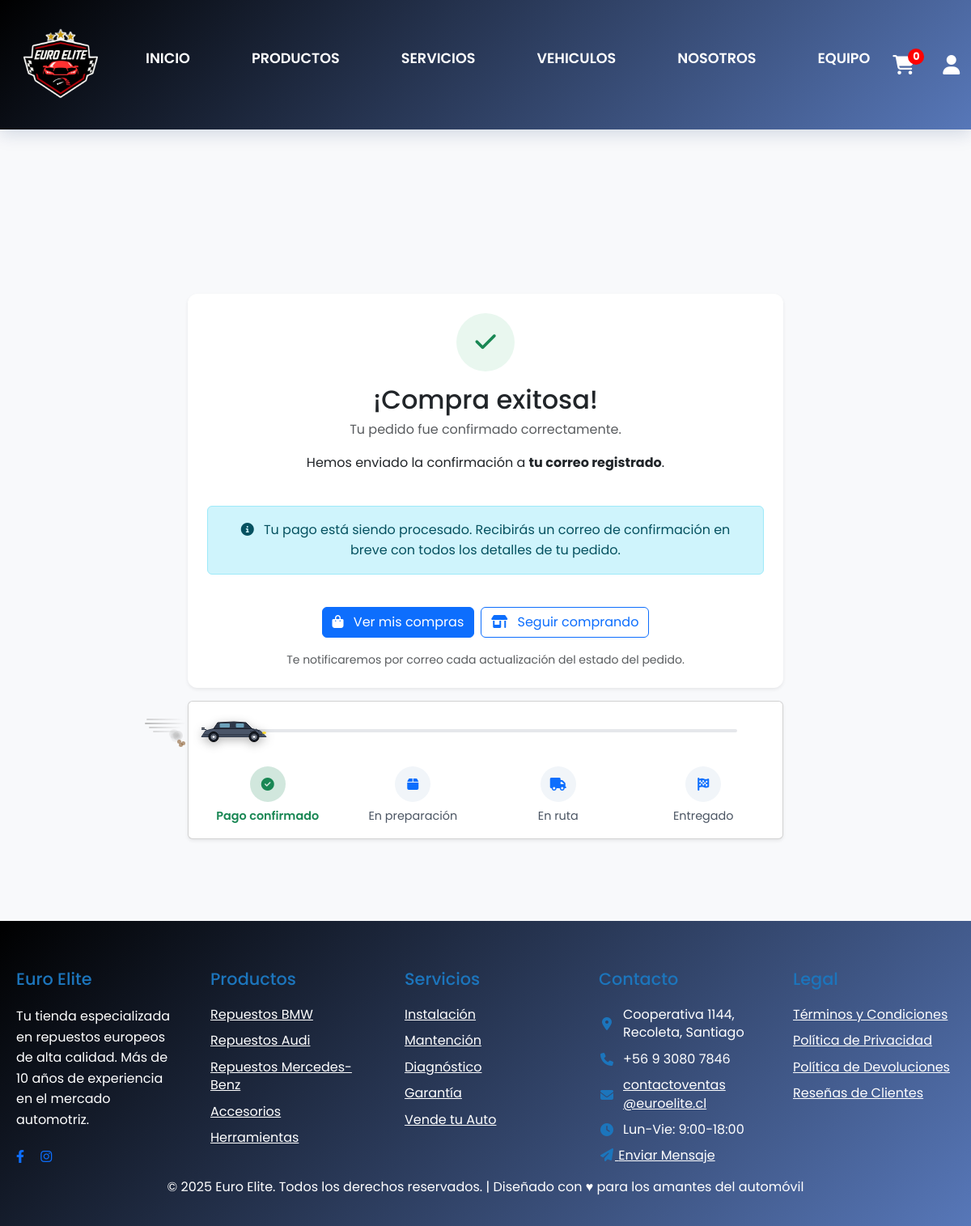
The app's page /compra_exitosa/36/, older data.
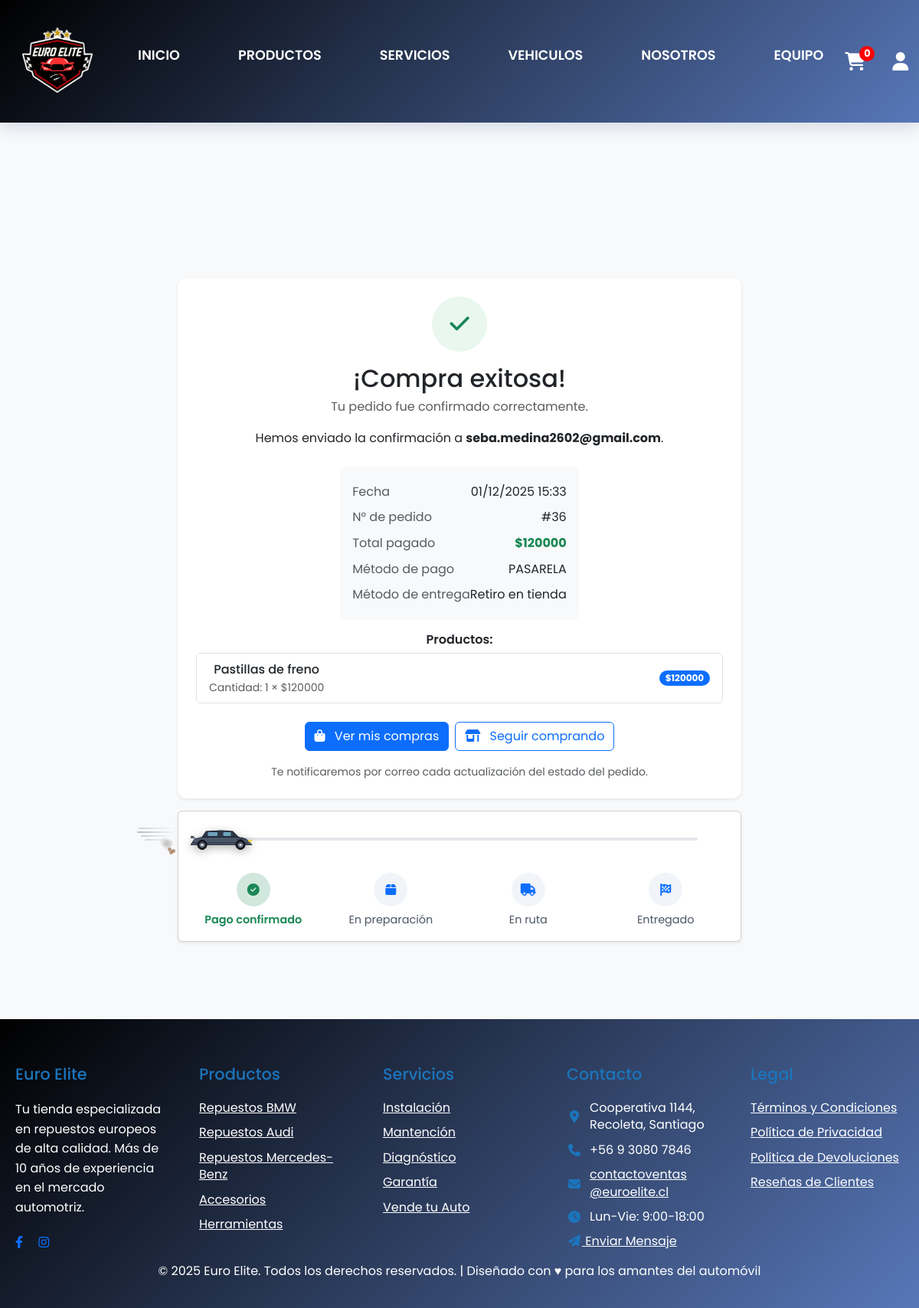
The same page, newer data.
### Main/models.py (models this page shows, shortened)
class Usuario(AbstractUser):
    username = None
    email = models.EmailField(unique=True)
    telefono = models.CharField(max_length=20, blank=True, null=True)
    rut = models.CharField(max_length=12, blank=True, null=True, unique=True)
    class Rol(models.TextChoices):
        ADMIN = "ADMIN", "Administrador"
        CLIENTE = "CLIENTE", "Cliente"
        MECANICO = "MECANICO", "Mecánico"
        RETIRO = "RETIRO", "Encargado de Retiro"
        DESPACHO = "DESPACHO", "Encargado de Despacho"
        REPARTIDOR = "REPARTIDOR", "Repartidor"
        ASIGNADOR = "ASIGNADOR", "Asignador de pedidos"
    rol = models.CharField(max_length=12, choices=Rol.choices, default=Rol.CLIENTE, db_index=True)
    bloqueado = models.BooleanField(default=False)
    accept_legal_terms = models.BooleanField(default=False)
    USERNAME_FIELD = "email"                       # login con email
    REQUIRED_FIELDS = ["first_name", "last_name"]  # se piden en createsuperuser
    objects = UsuarioManager()  # 👈 aquí va tu manager personalizado

class Pedido(models.Model):
    class Estado(models.TextChoices):
        PENDIENTE = "PENDIENTE", "Pendiente"
        PAGADO = "PAGADO", "Pagado"
        PREPARACION = "PREPARACION", "En preparación"
        EN_RUTA = "EN_RUTA", "En ruta"
        ENVIADO = "ENVIADO", "Enviado"
        ENTREGADO = "ENTREGADO", "Entregado"
        CANCELADO = "CANCELADO", "Cancelado"
    class MetodoEntrega(models.TextChoices):
        RETIRO = "RETIRO", "Retiro en tienda"
        DESPACHO = "DESPACHO", "Despacho a domicilio"
    class MetodoPago(models.TextChoices):
        EFECTIVO = "EFECTIVO", "Efectivo"
        TRANSFERENCIA = "TRANSFERENCIA", "Transferencia"
        PASARELA = "PASARELA", "Pasarela de pago"
    usuario = models.ForeignKey(
        settings.AUTH_USER_MODEL,
        on_delete=models.CASCADE,
        related_name="pedidos"
    )
    total = models.DecimalField(
        max_digits=12,
        decimal_places=0,
        help_text="Total pagado por el cliente (CON IVA incluido)"
    )
    costo_total = models.DecimalField(
        max_digits=12,
        decimal_places=0,
        default=0,
        help_text="Costo real de los productos"
    )
    iva = models.DecimalField(
        max_digits=12,
        decimal_places=0,
        default=0
    )
    ganancia = models.DecimalField(
        max_digits=12,
        decimal_places=0,
        default=0
    )
    estado = models.CharField(
        max_length=20,
        choices=Estado.choices,
        default=Estado.PENDIENTE
    )
    metodo_entrega = models.CharField(
        max_length=20,
        choices=MetodoEntrega.choices,
        default=MetodoEntrega.RETIRO
    )
    metodo_pago = models.CharField(
        max_length=20,
        choices=MetodoPago.choices,
        default=MetodoPago.EFECTIVO
    )
    creado = models.DateTimeField(auto_now_add=True)
    usuario = models.ForeignKey(
        settings.AUTH_USER_MODEL,
        on_delete=models.PROTECT,
        related_name="pedidos",
        verbose_name="Cliente"
    )
    asignado_a = models.ForeignKey(
        settings.AUTH_USER_MODEL,
        on_delete=models.SET_NULL,
        null=True,
        blank=True,
        related_name="entregas_asignadas",
        verbose_name="Empleado asignado"
    )
    asignado_por = models.ForeignKey(
        settings.AUTH_USER_MODEL,
        on_delete=models.SET_NULL,
        null=True,
        blank=True,
        related_name="asignaciones_realizadas",
        verbose_name="Asignador"
    )
    estado = models.CharField(max_length=15, choices=Estado.choices, default=Estado.PENDIENTE, db_index=True)
    metodo_entrega = models.CharField(max_length=10, choices=MetodoEntrega.choices)
    metodo_pago = models.CharField(max_length=30, choices=MetodoPago.choices)
    direccion_envio = models.ForeignKey("Direccion", null=True, blank=True, on_delete=models.SET_NULL, related_name="envios")
    direccion_facturacion = models.ForeignKey("Direccion", null=True, blank=True, on_delete=models.SET_NULL, related_name="facturaciones")
    subtotal = models.DecimalField(max_digits=12, decimal_places=2, default=0)
    descuento = models.DecimalField(max_digits=12, decimal_places=2, default=0)
    codigo_descuento = models.ForeignKey("CodigoDescuento", null=True, blank=True, on_delete=models.SET_NULL, related_name="pedidos")
    envio = models.DecimalField(max_digits=12, decimal_places=2, default=0)
    total = models.DecimalField(max_digits=12, decimal_places=2, default=0)
    entregado_por = models.CharField(max_length=100, blank=True, null=True)
    hora_entrega = models.TimeField(blank=True, null=True)
    observacion_entrega = models.TextField(blank=True, null=True)
    receptor_nombre = models.CharField(max_length=200, blank=True, null=True)
    receptor_rut = models.CharField(max_length=30, blank=True, null=True)
    firma_entrega = models.ImageField(
        upload_to="firmas/",
        null=True,
        blank=True,
        validators=[FileExtensionValidator(['png','jpg','jpeg'])]
    )
    foto_entrega = models.ImageField(
        upload_to="entregas/",
        null=True,
        blank=True,
        validators=[FileExtensionValidator(['png','jpg','jpeg'])]
    )
    creado = models.DateTimeField(auto_now_add=True)
    actualizado = models.DateTimeField(auto_now=True)
    class Meta:
        ordering = ["-creado"]
        verbose_name = "Pedido"
        verbose_name_plural = "Pedidos"

class MarcaTiempo(models.Model):
    creado = models.DateTimeField(auto_now_add=True, db_index=True)
    actualizado = models.DateTimeField(auto_now=True)
    class Meta:
        abstract = True

class Pago(MarcaTiempo):
    class Estado(models.TextChoices):
        PENDIENTE = "PENDIENTE", "Pendiente"
        COMPLETADO = "COMPLETADO", "Completado"
        FALLIDO = "FALLIDO", "Fallido"
    pedido = models.OneToOneField(Pedido, on_delete=models.CASCADE, related_name="pago")
    metodo = models.CharField(max_length=30, choices=Pedido.MetodoPago.choices)
    monto = models.DecimalField(max_digits=12, decimal_places=2)
    estado = models.CharField(max_length=12, choices=Estado.choices, default=Estado.PENDIENTE)
    flow_token = models.CharField(max_length=200, blank=True, null=True, db_index=True)
    commerce_order = models.CharField(max_length=100, blank=True, null=True, db_index=True)
    flow_response = models.TextField(blank=True, null=True)  # Respuesta cruda de Flow para auditoría

class ItemPedido(MarcaTiempo):
    pedido = models.ForeignKey(Pedido, on_delete=models.CASCADE, related_name="items")
    producto = models.ForeignKey(Producto, on_delete=models.PROTECT)
    nombre_producto = models.CharField(max_length=200)
    sku_producto = models.CharField(max_length=60)
    precio_unitario = models.DecimalField(max_digits=12, decimal_places=2)
    cantidad = models.PositiveIntegerField(validators=[MinValueValidator(1)])
    @property
    def subtotal(self):
        return self.precio_unitario * self.cantidad

### Main/views.py (the view, shortened to what this page needs)
# urls.py: path('compra_exitosa/', main_views.compra_exitosa, name='compra_exitosa'),
@csrf_exempt
def compra_exitosa(request, pedido_id=None):
    print(f"[COMPRA_EXITOSA] ========== INICIO ==========")
    print(f"[COMPRA_EXITOSA] pedido_id recibido: {pedido_id}")
    print(f"[COMPRA_EXITOSA] Usuario autenticado: {request.user.is_authenticated}")
    print(f"[COMPRA_EXITOSA] User: {request.user}")
    print(f"[COMPRA_EXITOSA] Session keys: {list(request.session.keys())}")
    print(f"[COMPRA_EXITOSA] GET params: {dict(request.GET)}")
    pedido = None
    pago = None
    if not pedido_id:
        pedido_id = request.session.get('last_order_id')
        print(f"[COMPRA_EXITOSA] pedido_id desde sesión: {pedido_id}")
    if pedido_id:
        try:
            pedido = Pedido.objects.select_related('usuario').prefetch_related('items__producto').get(id=pedido_id)
            pago = getattr(pedido, 'pago', None)
            print(f"[COMPRA_EXITOSA] ✅ Pedido {pedido.id} encontrado para usuario {pedido.usuario.email}")
            print(f"[COMPRA_EXITOSA] Estado del pedido: {pedido.estado}")
            if pedido.estado == Pedido.Estado.CANCELADO:
                print(f"[COMPRA_EXITOSA] 🚫 Pedido CANCELADO - redirigiendo a compra_rechazada")
                return redirect('compra_rechazada', pedido_id=pedido.id)
            request.session['last_order_id'] = pedido.id
        except Pedido.DoesNotExist:
            print(f"[COMPRA_EXITOSA] ❌ Pedido {pedido_id} NO existe en BD")
            pedido = None
    if not pedido:
        print(f"[COMPRA_EXITOSA] ⚠️ No se encontró ningún pedido")
        messages.info(request, "Tu pago está siendo procesado. Recibirás una confirmación por correo.")
    comprobante_url = pago.comprobante_url if pago and hasattr(pago, 'comprobante_url') else None
    numero_pedido = getattr(pedido, 'id', None) if pedido else None
    total = getattr(pedido, 'total', None) if pedido else None
    metodo_pago = getattr(pago, 'metodo', None) if pago else None
    items_con_precios = None
    if pedido:
        try:
            from decimal import Decimal, ROUND_HALF_UP
            items = list(pedido.items.all())
            sub_total_pedido = sum((i.subtotal for i in items), Decimal(0))
            descuento_total = getattr(pedido, 'descuento', Decimal(0)) or Decimal(0)
        except Exception:
            items_con_precios = None
    template_user = request.user if request.user.is_authenticated else (pedido.usuario if pedido else None)
    print(f"[COMPRA_EXITOSA] Renderizando template con pedido_id={numero_pedido}")
    print(f"[COMPRA_EXITOSA] ========== FIN ==========")
    return render(request, 'taller/compra_exitosa.html', {
        'user': template_user,
        'pedido': pedido,
        'numero_pedido': numero_pedido,
        'total': total,
        'metodo_pago': metodo_pago,
        'comprobante_url': comprobante_url,
        'items_con_precios': items_con_precios,
    })

### Main/templates/taller/compra_exitosa.html (shortened to what the changed rows need)
{% extends 'base.html' %}
{% load static %}
{% block content %}
<br>
<br>
<br>
<br>
<br>
<br>
<div class="container my-4">
  <div class="row justify-content-center">
    <div class="col-12 col-lg-8">
      <div class="card shadow-sm p-4 text-center success-card">
        <div class="success-icon mx-auto mb-3">
          <i class="fa-solid fa-check"></i>
        </div>
        <h2 class="mb-1">¡Compra exitosa!</h2>
        <p class="text-muted mb-3">Tu pedido fue confirmado correctamente.</p>
        <p class="mb-4">
          Hemos enviado la confirmación a
          <strong>{{ user.email|default:"tu correo registrado" }}</strong>.
        </p>
        {% if pedido %}
        <div class="bg-light rounded-3 p-3 text-start mx-auto" style="max-width: 520px;">
          <div class="d-flex justify-content-between py-1">
            <span class="text-muted">Fecha</span>
            <span>{{ pedido.creado|date:"d/m/Y H:i" }}</span>
          </div>
          {% if numero_pedido %}
          <div class="d-flex justify-content-between py-1">
            <span class="text-muted">N° de pedido</span>
            <span>#{{ numero_pedido }}</span>
          </div>
          {% endif %}
          {% if total %}
          <div class="d-flex justify-content-between py-1">
            <span class="text-muted">Total pagado</span>
            <span class="fw-bold text-success">${{ total|floatformat:0 }}</span>
          </div>
          {% endif %}
          {% if metodo_pago %}
          <div class="d-flex justify-content-between py-1">
            <span class="text-muted">Método de pago</span>
            <span>{{ metodo_pago }}</span>
          </div>
          {% endif %}
          {% if pedido.metodo_entrega %}
          <div class="d-flex justify-content-between py-1">
            <span class="text-muted">Método de entrega</span>
            <span>{{ pedido.get_metodo_entrega_display }}</span>
          </div>
          {% endif %}
        </div>
        {% if items_con_precios %}
        <div class="mt-3">
          <h6 class="fw-semibold mb-2">Productos:</h6>
          <div class="list-group">
            {% for it in items_con_precios %}
            <div class="list-group-item d-flex justify-content-between align-items-center">
              <div>
                <div class="fw-medium">{{ it.nombre }}</div>
                <small>
                  Cantidad: {{ it.cantidad }} ×
                  {% if it.precio_unitario_final < it.precio_unitario_original %}
                    <span class="text-decoration-line-through text-muted">${{ it.precio_unitario_original|floatformat:0 }}</span>
                    <span class="text-success fw-semibold">${{ it.precio_unitario_final|floatformat:0 }}</span>
                  {% else %}
                    ${{ it.precio_unitario_final|floatformat:0 }}
                  {% endif %}
                </small>
              </div>
              <div class="text-end">
                {% if it.subtotal_final < it.subtotal_original %}
                  <div class="small text-muted text-decoration-line-through">${{ it.subtotal_original|floatformat:0 }}</div>
                {% endif %}
                <span class="badge bg-primary rounded-pill">${{ it.subtotal_final|floatformat:0 }}</span>
                {% if it.subtotal_final < it.subtotal_original %}
                  <div class="small text-success">Ahorro: -${{ it.ahorro|floatformat:0 }}</div>
                {% endif %}
              </div>
            </div>
            {% endfor %}
          </div>
        </div>
        {% elif pedido.items.all %}
        <div class="mt-3">
          <h6 class="fw-semibold mb-2">Productos:</h6>
          <div class="list-group">
            {% for item in pedido.items.all %}
            <div class="list-group-item d-flex justify-content-between align-items-center">
              <div>
                <div class="fw-medium">{{ item.nombre_producto }}</div>
                <small class="text-muted">Cantidad: {{ item.cantidad }} × ${{ item.precio_unitario|floatformat:0 }}</small>
              </div>
              <span class="badge bg-primary rounded-pill">${{ item.subtotal|floatformat:0 }}</span>
            </div>
            {% endfor %}
          </div>
        </div>
        {% endif %}
        {% else %}
        <div class="alert alert-info mt-3" role="alert">
          <i class="fa-solid fa-circle-info me-2"></i>
          Tu pago está siendo procesado. Recibirás un correo de confirmación en breve con todos los detalles de tu pedido.
        </div>
        {% endif %}
        <div class="d-flex flex-wrap gap-2 justify-content-center mt-4">
          <a href="{% url 'mis_pedidos' %}" class="btn btn-primary">
          </a>
          <a href="{% url 'productos' %}" class="btn btn-outline-primary">
          </a>
        </div>
        <p class="small text-muted mt-3 mb-0">
          Te notificaremos por correo cada actualización del estado del pedido.
        </p>
      </div>
    </div>
  </div>
</div>
<br>
<br>
<br>
{% endblock %}

Row changes from the older to the newer data that the page shows:
now on this page (row edited): Usuario: email "seba.medina2602@gmail.com"
added Pedido: creado "01/12/2025 15:33", total "120000", metodo_entrega "Retiro en tienda"
added Pago: metodo "PASARELA"
added ItemPedido: nombre_producto "Pastillas de freno", cantidad "1", precio_unitario "120000", subtotal "120000"
Text that changed along with them:
{{ numero_pedido }}: (not shown) → "36"
{{ user.email|default:"tu correo registrado" }}: "tu correo registrado" → (not shown)
text no longer shown: "Tu pago está siendo procesado. Recibirás un correo de confirmación en breve con todos los detalles de tu pedido."
text now shown: "Fecha N° de pedido # Total pagado $ Método de pago Método de entrega Productos:"
